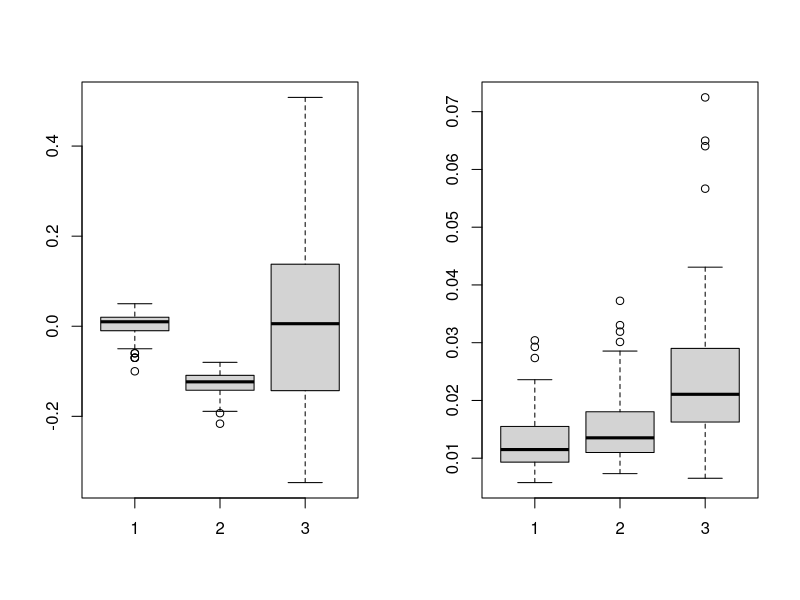

Source code (R):
n<-50
p<-30

g<-function(n,rho=seq(-1,1,0.01),B=1000){
  n.rho<-length(rho)
  g.value<-rep(0,n.rho)
  for(i.rho in 1:n.rho){
    rho.tmp<-rho[i.rho]
    g.value.b<-rep(0,B)
    for(b in 1:B){
      W<-matrix(0,n,2)
      W[,1]<-rnorm(n)
      W[,2]<-rho.tmp*W[,1]+sqrt(1-rho.tmp^2)*rnorm(n)
      W.T<-matrix(0,n,2)
      W.T[,1]<-qnorm(rank(W[,1])/(n+1))
      W.T[,2]<-qnorm(rank(W[,2])/(n+1))
      g.value.b[b]<-mean(W.T[,1]*W.T[,2])
    }
    g.value[i.rho]<-mean(g.value.b)
  }
  object<-list(rho=rho,g.value=g.value)
  object
}



sigma<-matrix(0,p,p)
r<-0.9
for(i in 1:p){
  for(j in 1:p){
    sigma[i,j]<-r^abs(i-j)
  }
}

#CS
#r<-0.8
#sigma<-matrix(r,p,p)
#diag(sigma)<-1


sigma.eigen<-eigen(sigma)
sigma.sqrt<-sigma.eigen$vectors%*%diag(sqrt(sigma.eigen$values))%*%t(sigma.eigen$vectors)



obj<-g(n)

n.rep<-100
bias.correct<-rep(0,n.rep)
bias.T<-rep(0,n.rep)
bias.ave<-rep(0,n.rep)
error.correct<-rep(0,n.rep)
error.T<-rep(0,n.rep)
error.ave<-rep(0,n.rep)


for(i.rep in 1:n.rep){

  X<-matrix(rnorm(n*p),n,p)
  X<-X%*%sigma.sqrt  
  
X.T<-matrix(0,n,p)
for(j in 1:p){
  X.T[,j]<-qnorm(rank(X[,j])/(n+1))
}

sigma.hat<-t(X)%*%X/n
sigma.hat.T<-t(X.T)%*%X.T/n
g.value<-obj$g.value
rho<-obj$rho

sigma.hat.correct<-matrix(0,p,p)

for(i in 1:p){
  for(j in 1:p){
    sigma.hat.correct[i,j]<-rho[which.min(abs(g.value-sigma.hat.T[i,j]))]
  }
}

bias.correct[i.rep]<-mean(sigma.hat.correct[1,2]-sigma[1,2])
bias.T[i.rep]<-mean(sigma.hat.T[1,2]-sigma[1,2])
bias.ave[i.rep]<-mean(sigma.hat[1,2]-sigma[1,2])

#error.correct[i.rep]<-max(abs(sigma.hat.correct-sigma))
#error.T[i.rep]<-max(abs(sigma.hat.T-sigma))
#error.ave[i.rep]<-max(abs(sigma.hat-sigma))

error.correct[i.rep]<-mean((sigma.hat.correct-sigma)^2)
error.T[i.rep]<-mean(abs(sigma.hat.T-sigma)^2)
error.ave[i.rep]<-mean(abs(sigma.hat-sigma)^2)
}

par(mfrow=c(1,2))
boxplot(bias.correct,bias.T,bias.ave)
boxplot(error.correct,error.T,error.ave)
